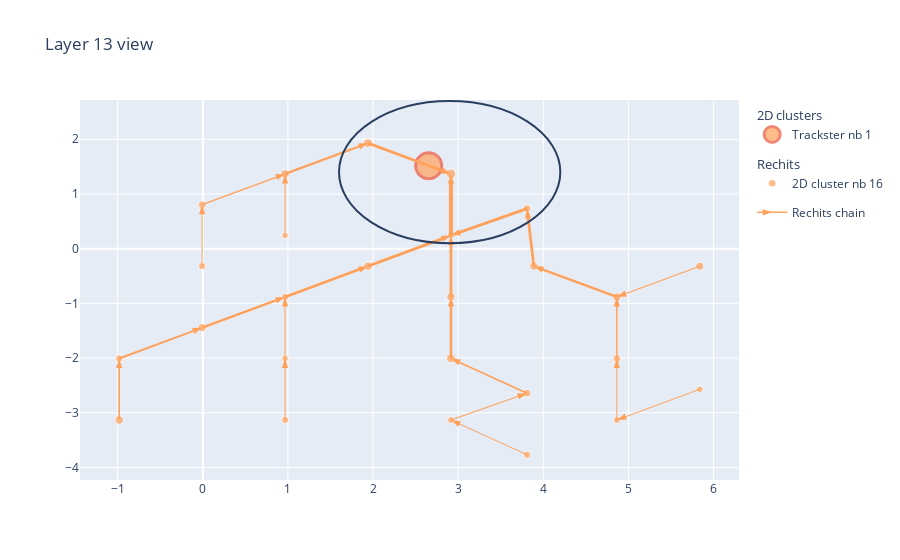

Notebook cell for this chart:
### Code cell
vis = (LayerVisualization(comp, 98, 13)
    .add2DClusters()
    .addRechits()
    )
center = np.array((2.9, 1.4))
radius = math.sqrt(1.69)
vis.fig.add_shape(type="circle", xref="x", yref="y", 
    x0=center[0]-radius, x1=center[0]+radius, y0=center[1]-radius, y1=center[1]+radius)
vis.fig.show()

### Figure 1 — Plotly figure (JSON) as saved in the notebook; plotly's stock layout.template omitted (floating-point values rounded to 4 significant figures)
{"data": [{"customdata": [[0.8797, 0.9185, 2.25, "Seed"]], "hovertemplate": "2D cluster : %{customdata[3]}<br>Energy: %{customdata[0]:.2g} GeV<br>Rho: %{customdata[1]:.2g} GeV<br>Delta: %{customdata[2]:.2g} cm<br>Size: %{marker.size}", "legendgroup": "cluster2D", "legendgrouptitle": {"text": "2D clusters"}, "marker": {"color": ["#FFA15A"], "line": {"color": "#EF553B", "width": 3}, "size": [26], "symbol": "circle"}, "mode": "markers", "name": "Trackster nb 1", "type": "scatter", "x": [2.654], "y": [1.518]}, {"customdata": [[0.02447, 0.09118, 1.096, "Follower"], [0.01578, 0.03961, 1.096, "Follower"], [0.02374, 0.1254, 1.019, "Follower"], [0.04074, 0.09926, 1.056, "Follower"], [0.01151, 0.06653, 1.019, "Follower"], [0.1501, 0.2049, 3.403e+38, "Seed"], [0.01244, 0.1698, 1.125, "Follower"], [0.04352, 0.1333, 1.125, "Follower"], [0.06979, 0.1095, 1.125, "Follower"], [0.0733, 0.1736, 1.125, "Follower"], [0.05654, 0.09511, 1.125, "Follower"], [0.05051, 0.1035, 1.125, "Follower"], [0.00694, 0.08713, 1.125, "Follower"], [0.01423, 0.0777, 1.125, "Follower"], [0.008371, 0.04261, 1.125, "Follower"], [0.01256, 0.01674, 1.125, "Follower"], [0.0257, 0.06112, 1.125, "Follower"], [0.0134, 0.05768, 1.125, "Follower"], [0.04168, 0.06906, 1.125, "Follower"], [0.01876, 0.0658, 1.125, "Follower"], [0.0524, 0.06178, 1.125, "Follower"], [0.007844, 0.02601, 1.125, "Follower"], [0.03167, 0.05034, 1.125, "Follower"], [0.02465, 0.06532, 1.125, "Follower"], [0.01169, 0.04806, 1.125, "Follower"], [0.03734, 0.08587, 1.125, "Follower"]], "hovertemplate": "Rechit : %{customdata[3]}<br>Energy: %{customdata[0]:.2g} GeV<br>Rho: %{customdata[1]:.2g} GeV<br>Delta: %{customdata[2]:.2g} cm", "legendgroup": "rechits", "legendgrouptitle": {"text": "Rechits"}, "marker": {"color": "#FFA15A", "size": [7.803, 7.364, 7.772, 8.312, 7.048, 9.617, 7.126, 8.378, 8.851, 8.9, 8.64, 8.527, 6.543, 7.261, 6.73, 7.135, 7.852, 7.201, 8.335, 7.537, 8.564, 6.665, 8.061, 7.81, 7.064, 8.225], "symbol": "circle"}, "mode": "markers", "name": "2D cluster nb 16", "type": "scatter", "x": [3.808, 3.808, 3.808, 3.89, 2.915, 2.915, 2.915, 2.915, 2.915, 1.941, 1.941, 0.9664, 0.9664, 0.9664, 0.9664, 0.9664, -0.008219, -0.008219, -0.008219, -0.9823, -0.9823, 5.839, 5.839, 4.864, 4.864, 4.864], "y": [-2.643, -3.768, 0.7324, -0.3203, -3.133, 1.367, 0.2422, -0.883, -2.008, 1.93, -0.3203, 1.367, 0.2422, -0.883, -2.008, -3.133, 0.8047, -0.3203, -1.445, -2.008, -3.133, -2.571, -0.3203, -2.008, -3.133, -0.883]}, {"hoverinfo": "skip", "legendgroup": "rechits_chain", "line": {"width": 1.644}, "marker": {"angleref": "previous", "color": "#FFA15A", "size": 10, "symbol": "arrow"}, "mode": "markers+lines", "name": "Rechits chain", "showlegend": true, "type": "scatter", "x": [3.808, 2.915], "y": [-2.643, -2.008]}, {"hoverinfo": "skip", "legendgroup": "rechits_chain", "line": {"width": 1}, "marker": {"angleref": "previous", "color": "#FFA15A", "size": 10, "symbol": "arrow"}, "mode": "markers+lines", "name": "Rechits chain", "showlegend": false, "type": "scatter", "x": [3.808, 2.915], "y": [-3.768, -3.133]}, {"hoverinfo": "skip", "legendgroup": "rechits_chain", "line": {"width": 2.877}, "marker": {"angleref": "previous", "color": "#FFA15A", "size": 10, "symbol": "arrow"}, "mode": "markers+lines", "name": "Rechits chain", "showlegend": false, "type": "scatter", "x": [3.808, 2.915], "y": [0.7324, 0.2422]}, {"hoverinfo": "skip", "legendgroup": "rechits_chain", "line": {"width": 2.734}, "marker": {"angleref": "previous", "color": "#FFA15A", "size": 10, "symbol": "arrow"}, "mode": "markers+lines", "name": "Rechits chain", "showlegend": false, "type": "scatter", "x": [3.89, 3.808], "y": [-0.3203, 0.7324]}, {"hoverinfo": "skip", "legendgroup": "rechits_chain", "line": {"width": 1.004}, "marker": {"angleref": "previous", "color": "#FFA15A", "size": 10, "symbol": "arrow"}, "mode": "markers+lines", "name": "Rechits chain", "showlegend": false, "type": "scatter", "x": [2.915, 3.808], "y": [-3.133, -2.643]}, {"hoverinfo": "skip", "legendgroup": "rechits_chain", "line": {"width": 4.025}, "marker": {"angleref": "previous", "color": "#FFA15A", "size": 10, "symbol": "arrow"}, "mode": "markers+lines", "name": "Rechits chain", "showlegend": false, "type": "scatter", "x": [2.915, 2.915], "y": [0.2422, 1.367]}, {"hoverinfo": "skip", "legendgroup": "rechits_chain", "line": {"width": 2.804}, "marker": {"angleref": "previous", "color": "#FFA15A", "size": 10, "symbol": "arrow"}, "mode": "markers+lines", "name": "Rechits chain", "showlegend": false, "type": "scatter", "x": [2.915, 2.915], "y": [-0.883, 0.2422]}, {"hoverinfo": "skip", "legendgroup": "rechits_chain", "line": {"width": 2.498}, "marker": {"angleref": "previous", "color": "#FFA15A", "size": 10, "symbol": "arrow"}, "mode": "markers+lines", "name": "Rechits chain", "showlegend": false, "type": "scatter", "x": [2.915, 2.915], "y": [-2.008, -0.883]}, {"hoverinfo": "skip", "legendgroup": "rechits_chain", "line": {"width": 2.832}, "marker": {"angleref": "previous", "color": "#FFA15A", "size": 10, "symbol": "arrow"}, "mode": "markers+lines", "name": "Rechits chain", "showlegend": false, "type": "scatter", "x": [1.941, 2.915], "y": [1.93, 1.367]}, {"hoverinfo": "skip", "legendgroup": "rechits_chain", "line": {"width": 3.018}, "marker": {"angleref": "previous", "color": "#FFA15A", "size": 10, "symbol": "arrow"}, "mode": "markers+lines", "name": "Rechits chain", "showlegend": false, "type": "scatter", "x": [1.941, 2.915], "y": [-0.3203, 0.2422]}, {"hoverinfo": "skip", "legendgroup": "rechits_chain", "line": {"width": 2.267}, "marker": {"angleref": "previous", "color": "#FFA15A", "size": 10, "symbol": "arrow"}, "mode": "markers+lines", "name": "Rechits chain", "showlegend": false, "type": "scatter", "x": [0.9664, 1.941], "y": [1.367, 1.93]}, {"hoverinfo": "skip", "legendgroup": "rechits_chain", "line": {"width": 1}, "marker": {"angleref": "previous", "color": "#FFA15A", "size": 10, "symbol": "arrow"}, "mode": "markers+lines", "name": "Rechits chain", "showlegend": false, "type": "scatter", "x": [0.9664, 0.9664], "y": [0.2422, 1.367]}, {"hoverinfo": "skip", "legendgroup": "rechits_chain", "line": {"width": 2.695}, "marker": {"angleref": "previous", "color": "#FFA15A", "size": 10, "symbol": "arrow"}, "mode": "markers+lines", "name": "Rechits chain", "showlegend": false, "type": "scatter", "x": [0.9664, 1.941], "y": [-0.883, -0.3203]}, {"hoverinfo": "skip", "legendgroup": "rechits_chain", "line": {"width": 1}, "marker": {"angleref": "previous", "color": "#FFA15A", "size": 10, "symbol": "arrow"}, "mode": "markers+lines", "name": "Rechits chain", "showlegend": false, "type": "scatter", "x": [0.9664, 0.9664], "y": [-2.008, -0.883]}, {"hoverinfo": "skip", "legendgroup": "rechits_chain", "line": {"width": 1}, "marker": {"angleref": "previous", "color": "#FFA15A", "size": 10, "symbol": "arrow"}, "mode": "markers+lines", "name": "Rechits chain", "showlegend": false, "type": "scatter", "x": [0.9664, 0.9664], "y": [-3.133, -2.008]}, {"hoverinfo": "skip", "legendgroup": "rechits_chain", "line": {"width": 1.364}, "marker": {"angleref": "previous", "color": "#FFA15A", "size": 10, "symbol": "arrow"}, "mode": "markers+lines", "name": "Rechits chain", "showlegend": false, "type": "scatter", "x": [-0.008219, 0.9664], "y": [0.8047, 1.367]}, {"hoverinfo": "skip", "legendgroup": "rechits_chain", "line": {"width": 1}, "marker": {"angleref": "previous", "color": "#FFA15A", "size": 10, "symbol": "arrow"}, "mode": "markers+lines", "name": "Rechits chain", "showlegend": false, "type": "scatter", "x": [-0.008219, -0.008219], "y": [-0.3203, 0.8047]}, {"hoverinfo": "skip", "legendgroup": "rechits_chain", "line": {"width": 2.423}, "marker": {"angleref": "previous", "color": "#FFA15A", "size": 10, "symbol": "arrow"}, "mode": "markers+lines", "name": "Rechits chain", "showlegend": false, "type": "scatter", "x": [-0.008219, 0.9664], "y": [-1.445, -0.883]}, {"hoverinfo": "skip", "legendgroup": "rechits_chain", "line": {"width": 1.962}, "marker": {"angleref": "previous", "color": "#FFA15A", "size": 10, "symbol": "arrow"}, "mode": "markers+lines", "name": "Rechits chain", "showlegend": false, "type": "scatter", "x": [-0.9823, -0.008219], "y": [-2.008, -1.445]}, {"hoverinfo": "skip", "legendgroup": "rechits_chain", "line": {"width": 1.656}, "marker": {"angleref": "previous", "color": "#FFA15A", "size": 10, "symbol": "arrow"}, "mode": "markers+lines", "name": "Rechits chain", "showlegend": false, "type": "scatter", "x": [-0.9823, -0.9823], "y": [-3.133, -2.008]}, {"hoverinfo": "skip", "legendgroup": "rechits_chain", "line": {"width": 1}, "marker": {"angleref": "previous", "color": "#FFA15A", "size": 10, "symbol": "arrow"}, "mode": "markers+lines", "name": "Rechits chain", "showlegend": false, "type": "scatter", "x": [5.839, 4.864], "y": [-2.571, -3.133]}, {"hoverinfo": "skip", "legendgroup": "rechits_chain", "line": {"width": 1.153}, "marker": {"angleref": "previous", "color": "#FFA15A", "size": 10, "symbol": "arrow"}, "mode": "markers+lines", "name": "Rechits chain", "showlegend": false, "type": "scatter", "x": [5.839, 4.864], "y": [-0.3203, -0.883]}, {"hoverinfo": "skip", "legendgroup": "rechits_chain", "line": {"width": 1.486}, "marker": {"angleref": "previous", "color": "#FFA15A", "size": 10, "symbol": "arrow"}, "mode": "markers+lines", "name": "Rechits chain", "showlegend": false, "type": "scatter", "x": [4.864, 4.864], "y": [-2.008, -0.883]}, {"hoverinfo": "skip", "legendgroup": "rechits_chain", "line": {"width": 1}, "marker": {"angleref": "previous", "color": "#FFA15A", "size": 10, "symbol": "arrow"}, "mode": "markers+lines", "name": "Rechits chain", "showlegend": false, "type": "scatter", "x": [4.864, 4.864], "y": [-3.133, -2.008]}, {"hoverinfo": "skip", "legendgroup": "rechits_chain", "line": {"width": 2.426}, "marker": {"angleref": "previous", "color": "#FFA15A", "size": 10, "symbol": "arrow"}, "mode": "markers+lines", "name": "Rechits chain", "showlegend": false, "type": "scatter", "x": [4.864, 3.89], "y": [-0.883, -0.3203]}], "layout": {"autosize": true, "shapes": [{"type": "circle", "x0": 1.6, "x1": 4.2, "xref": "x", "y0": 0.1, "y1": 2.7, "yref": "y"}], "title": {"text": "Layer 13 view"}}}
